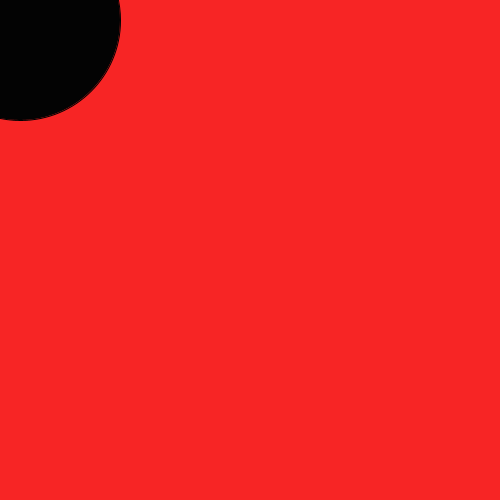
Frame 1 (no input)
Frame 60 (the mouse pressed at the canvas centre just before this capture): identical to frame 1, image omitted
Frame 120 (the mouse held since frame 60 and released just before this capture): identical to frame 1, image omitted

The Processing sketch that drew this single still picture (run headless with seeded random() and noise(); from frame 60 on, the mouse is pressed at the canvas centre):

// Processing sketch: slipperyDot
// ── slipperyDot.pde
 // 4. create three integer variables to  
    //    represent the x, y, and the size of the ellipse
    int x=20;
    int y=20;
    int ellipseSize=200;
    
    void setup() {
      //1. set the size of your sketch
    size(500,500);
    }
    
    void draw() {
      //2. set the background color of your sketch
      background(#F72525);
      //3. draw an ellipse. Make sure it fits in the window.
      fill(#030303);
      ellipse(x,y,200,200);
      //5. use the variables created in step 4 in place of the numbers
      //   in your ellipse
    
    }
    
    void mousePressed() {
      //6a. create an integer variable called distance
      int distance=0;
      //6b. use the getDistance method to initialize your varible
      //    use the mouse's x and y and the x and y of your ellipse 
   distance = getDistance(mouseX,mouseY,x,y);
      //7. print the distance variable
    print(distance);
      
      //8a. make an if statement to check if the distance variable
      //   is within the size of the ellipse
      if (distance<=ellipseSize){
        print("good");
        x=x+56;
        y=y+111;
          
       }
        }
        

        //8b.  set the x and y of the ellipse to a random location on the window
      
      

    
    int getDistance(int x1, int y1, int x2, int y2) {
      return (int)Math.sqrt(Math.pow((x1-x2),2) + Math.pow((y1-y2),2));
    }
